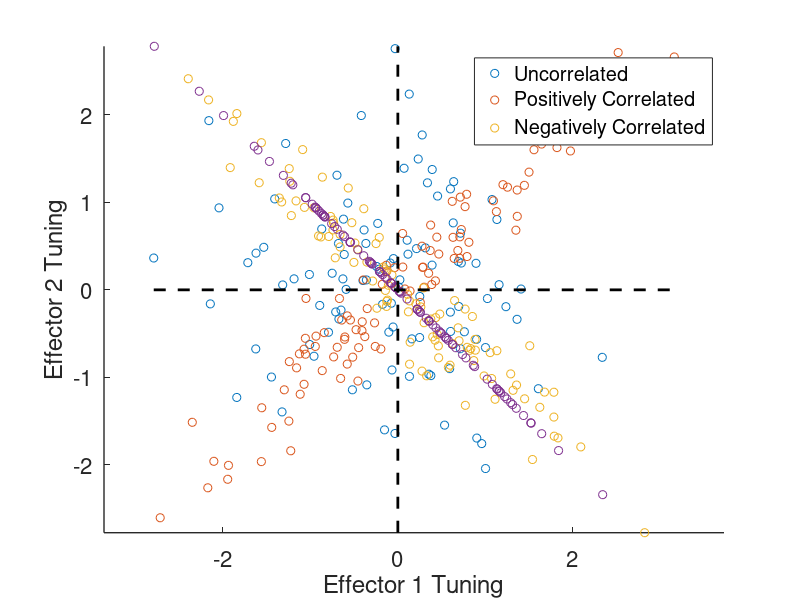

MATLAB code to generate this figure: (Note: this script raises an error after producing the figure.)
%%
%tuning to movement & time
xAxis = linspace(-2,2,200);
tuningProfile = normpdf(xAxis,0,1)';
tuningProfile = tuningProfile - min(tuningProfile);
tuningProfile = [zeros(100,1); tuningProfile; zeros(100,1)];

nCon = 6;
conditionTuning = linspace(-1,1,nCon);

latentFactors = zeros(length(tuningProfile),nCon);
for t=1:nCon
    latentFactors(:,t) = tuningProfile * conditionTuning(t);
end

nCell = 100;
tuningCoef = cell(4,1);
tuningCoef{1} = randn(nCell,2);
tuningCoef{2} = mvnrnd(zeros(1,2),[1 0.95; 0.95 1], nCell);
tuningCoef{3} = mvnrnd(zeros(1,2),[1, -0.95; -0.95, 1], nCell);
tuningCoef{4} = mvnrnd(zeros(1,2),[1, -1; -1, 1], nCell);

figure
hold on
for c=1:length(tuningCoef)
    plot(tuningCoef{c}(:,1), tuningCoef{c}(:,2), 'o');
end
axis tight;
plot(get(gca,'XLim'),[0 0],'--k','LineWidth',2);
plot([0,0],get(gca,'YLim'),'--k','LineWidth',2);
xlabel('Effector 1 Tuning');
ylabel('Effector 2 Tuning');
set(gca,'FontSize',16,'LineWidth',1);
legend({'Uncorrelated','Positively Correlated','Negatively Correlated'});
axis equal;

allLF = [];
factorCodes = [];
eventIdx = [];
nTrials = 30;
currentIdx = 1;

for c=1:nCon
    for t=1:nTrials
        newLF = [tuningProfile, latentFactors(:,c)];

        allLF = [allLF; newLF];
        factorCodes = [factorCodes; c];
        eventIdx = [eventIdx; currentIdx+100];
        currentIdx = currentIdx + length(tuningProfile);
    end
end

neuralActivity = cell(length(tuningCoef),1);
for t=1:length(tuningCoef)
    neuralActivity{t} = allLF * tuningCoef{t}';
    neuralActivity{t} = neuralActivity{t} + 1.0*randn(size(neuralActivity{t}));
end

margGroupings = {{1, [1 2]}, {2}};
margNames = {'Condition-dependent', 'Condition-independent'};
        
opts.margNames = margNames;
opts.margGroupings = margGroupings;
opts.maxDim = [5 5];
opts.CIMode = 'xval';
opts.orthoMode = 'standard_dpca';
opts.useCNoise = true;

opts_m.margNames = margNames;
opts_m.margGroupings = margGroupings;
opts_m.nCompsPerMarg = 3;
opts_m.makePlots = true;
opts_m.nFolds = 10;
opts_m.readoutMode = 'parametric';
opts_m.alignMode = 'rotation';
opts_m.plotCI = true;

dPCA_out = cell(length(tuningCoef),1);
mPCA_out = cell(length(tuningCoef),1);
for t=1:length(tuningCoef)
    smoothActivity = gaussSmooth_fast(neuralActivity{t}, 3.0);
    dPCA_out{t} = apply_dPCA_general( smoothActivity, eventIdx, factorCodes, [-100,300], 0.010, opts);
    mPCA_out{t} = apply_mPCA_general( smoothActivity, eventIdx, factorCodes, [-100,300], 0.010, opts_m);
end

timeAxis = (-100:300)*0.01;
lineArgs = cell(nCon,1);
colors = jet(nCon)*0.8;
for c=1:nCon
    lineArgs{c} = {'Color', colors(c,:), 'LineWidth', 2};
end

[yAxesFinal, allHandles, allYAxes] = general_dPCA_plot( dPCA_out{t}.cval, timeAxis, lineArgs, {'Time','Condition'}, ...
    'sameAxes', [], [], dPCA_out{t}.cval.dimCI, colors );

componentVarPlot( dPCA_out{t}.cval, margNames, 9 );
componentAnglePlot( dPCA_out{t}, 9 );
   
figure; imagesc(dPCA_out{t}.V'*dPCA_out{t}.V);

%%
%tuning to movement & time
xAxis = linspace(-2,2,200);
tuningProfile = normpdf(xAxis,0,1)';
tuningProfile = tuningProfile - min(tuningProfile);
tuningProfile = [zeros(100,1); tuningProfile; zeros(100,1)];

tuningProfile2 = 5*normpdf(xAxis,0,2)';
tuningProfile2 = tuningProfile2 - min(tuningProfile2);
tuningProfile2 = [zeros(100,1); tuningProfile2; zeros(100,1)];

nCon = 2;
nMov = 8;
conditionTuning = linspace(-1,1,nCon);

nCell = 100;
tuningCoef = cell(1,1);
tuningCoef{1} = randn(nCell,1+nMov*3+1);

allLF = [];
factorCodes = [];
eventIdx = [];
nTrials = 30;
currentIdx = 1;

% for latIdx=1:2
%     for movIdx=1:4
%         for t=1:nTrials
%             newLF = zeros(length(tuningProfile),1+nMov*2);
%             newLF(:,1) = tuningProfile;
%             
%             newLF(:,movIdx+(latIdx-1)*nMov+1) = tuningProfile;
%             %if latIdx==1
%             %    latScale = 0.1;
%             %else
%             %    latScale = 1.0;
%             %end
%             %newLF(:,movIdx+1) = tuningProfile2*latScale;
% 
%             allLF = [allLF; newLF];
%             factorCodes = [factorCodes; movIdx, latIdx];
%             eventIdx = [eventIdx; currentIdx+100];
%             currentIdx = currentIdx + length(tuningProfile);
%         end
%     end
% end

for latIdx=1:2
    for movIdx=1:nMov
        for t=1:nTrials
            newLF = zeros(length(tuningProfile),1+nMov*3+1);
            %newLF(:,1) = tuningProfile*0;
            
%             if latIdx==1
%                latScale = 0.5;
%                latDim = -1;
%                newLF(:,1) = tuningProfile*(-0.5);
%             else
%                latScale = 1.0;
%                latDim = 1;
%                newLF(:,end) = tuningProfile*(0.5);
%             end
            
            %newLF(:,end) = tuningProfile*latDim*0.5;
            %newLF(:,movIdx+1) = tuningProfile*latScale;
            
            if latIdx==1
                newLF(:,movIdx+1+nMov*2) = tuningProfile*1.0;
            end
            if latIdx==2
                newLF(:,movIdx+1+nMov) = tuningProfile*0.5;
            end
            
            allLF = [allLF; newLF];
            factorCodes = [factorCodes; movIdx, latIdx];
            eventIdx = [eventIdx; currentIdx+100];
            currentIdx = currentIdx + length(tuningProfile);
        end
    end
end

neuralActivity = cell(length(tuningCoef),1);
for t=1:length(tuningCoef)
    neuralActivity{t} = allLF * tuningCoef{t}';
    neuralActivity{t} = neuralActivity{t} + 1.0*randn(size(neuralActivity{t}));
end

%%
margGroupings = {{1, [1 3], [1 2], [1 2 3]}, {2, [2 3]}, {3}};
margNames = {'Movement','Laterality','Time'};

margGroupings = {{1, [1 3]}, {2, [2 3]}, {[1 2], [1 2 3]}, {3}};
margNames = {'Movement','Laterality','MxL','Time'};
        
opts.margNames = margNames;
opts.margGroupings = margGroupings;
opts.maxDim = [5 5 5 5];
opts.CIMode = 'npne';
opts.orthoMode = 'standard_dpca';
opts.useCNoise = true;

opts_m.margNames = margNames;
opts_m.margGroupings = margGroupings;
opts_m.nCompsPerMarg = 3;
opts_m.makePlots = true;
opts_m.nFolds = 10;
opts_m.readoutMode = 'parametric';
opts_m.alignMode = 'rotation';
opts_m.plotCI = true;

dPCA_out = cell(length(tuningCoef),1);
mPCA_out = cell(length(tuningCoef),1);
for t=1:length(tuningCoef)
    smoothActivity = gaussSmooth_fast(neuralActivity{t}, 3.0);
    dPCA_out{t} = apply_dPCA_general( smoothActivity, eventIdx, factorCodes, [-100,300], 0.010, opts);
    mPCA_out{t} = apply_mPCA_general( smoothActivity, eventIdx, factorCodes, [-100,300], 0.010, opts_m);
end
 
movIdx = find(dPCA_out{t}.whichMarg==1);
movIdx = movIdx(1:end);
movMod = squeeze(mean(dPCA_out{t}.Z(movIdx,:,:,150:250),4));

colors = jet(size(movMod,2))*0.8;

figure('Position',[680   885   302   213]);
hold on
for movCon=1:size(movMod,2)
    plot(movMod(1,movCon,1), movMod(2,movCon,1), 'o','Color',colors(movCon,:),'MarkerFaceColor',colors(movCon,:));
    plot([0,movMod(1,movCon,1)], [0,movMod(2,movCon,1)], '--','Color',colors(movCon,:), 'LineWidth',2);

    plot(movMod(1,movCon,2), movMod(2,movCon,2), 'o','Color',colors(movCon,:),'MarkerFaceColor',colors(movCon,:),'MarkerSize',12);
    plot([0,movMod(1,movCon,2)], [0,movMod(2,movCon,2)], '-','Color',colors(movCon,:), 'LineWidth', 2);
end
axis equal;
set(gca,'LineWidth',2,'FontSize',16);
xlabel('dPC_1 (Movement)');
ylabel('dPC_2 (Movement)');
    
%%
%cross-validation test for tuning to laterality & timing
smoothActivity = gaussSmooth_fast(neuralActivity{t}, 3.0);
dPCA_full = apply_dPCA_general( smoothActivity, eventIdx, factorCodes, [-100,300], 0.010, opts);

Z = dPCA_full.Z;
cvLat = zeros(size(Z,2), size(Z,3), size(Z, 4));

for movIdx=1:nMov
    disp(movIdx);
    
    trainMov = setdiff(1:nMov, movIdx);
    trlIdx = find(ismember(factorCodes(:,1), trainMov));
    
    relabelCodes = factorCodes(trlIdx,:);
    [~,~,relabelCodes(:,1)] = unique(relabelCodes(:,1));
    
    dPCA_x = apply_dPCA_general( smoothActivity, eventIdx(trlIdx), relabelCodes, [-100,300], 0.010, opts);
    close(gcf);
    
    latAx = find(dPCA_x.whichMarg==2);
    tmpFA = squeeze(dPCA_full.featureAverages(:,movIdx,:,:));
    cvProj = dPCA_x.W(:,latAx(1))'*tmpFA(:,:);
    
    sz = size(tmpFA);
    cvProj = reshape(cvProj, sz(2:end));
    cvLat(movIdx,:,:) = cvProj;
end

colors = jet(nMov)*0.8;
ls = {'-','--'};

figure;
hold on;
for l=1:2
    for movIdx=1:nMov
        plot(squeeze(cvLat(movIdx,l,:)),'Color',colors(movIdx,:),'LineStyle',ls{l},'LineWidth',2);
    end
end

%PCA of factor difference vectors
diffVec = squeeze(dPCA_full.featureAverages(:,:,1,:) - dPCA_full.featureAverages(:,:,2,:));
diffVecUnroll = diffVec(:,:);
[COEFF, SCORE, LATENT, TSQUARED, EXPLAINED, MU] = pca(diffVecUnroll');

colors = jet(nMov)*0.8;
figure
hold on;
for movIdx=1:nMov
    tmp = COEFF(:,1)'*squeeze(diffVec(:,movIdx,:));
    plot(tmp,'LineWidth',2,'Color',colors(movIdx,:));
end

%%
opts.margNames = {'CI','CD'};
opts.margGroupings = {{1, [1 2]}, {2}};
opts.maxDim = [5 5];
opts.CIMode = 'npne';
opts.orthoMode = 'standard_dpca';
opts.useCNoise = true;
smoothActivity = gaussSmooth_fast(neuralActivity{t}, 3.0);

cWindow = 150:250;
dPCA_out = apply_dPCA_general( smoothActivity, eventIdx, factorCodes(:,1)+(factorCodes(:,2)-1)*nMov, [-100,300], 0.010, opts);
fa = dPCA_out.featureAverages;
[ simMatrix, fVectors_subtract, fVectors_raw ] = plotCorrMat( fa, cWindow, {'M1_1','M2_1','M3_1','M4_1','M1_2','M2_2','M3_2','M4_2'} );
[ simMatrix, fVectors_subtract, fVectors_raw ] = plotCorrMat( fa, cWindow, {'M1_1','M2_1','M3_1','M4_1','M1_2','M2_2','M3_2','M4_2'},{1:4,5:8} );

%%
timeAxis = (-100:300)*0.01;
lineArgs = cell(nCon,1);
colors = jet(nCon)*0.8;
for c=1:nCon
    lineArgs{c} = {'Color', colors(c,:), 'LineWidth', 2};
end

[yAxesFinal, allHandles, allYAxes] = general_dPCA_plot( dPCA_out{t}.cval, timeAxis, lineArgs, {'Time','Condition'}, ...
    'sameAxes', [], [], dPCA_out{t}.cval.dimCI, colors );

componentVarPlot( dPCA_out{t}.cval, margNames, 9 );
componentAnglePlot( dPCA_out{t}, 9 );
   
figure; imagesc(dPCA_out{t}.V'*dPCA_out{t}.V);

M_shared*u_shared*latScale + M_separate*u_separate*latScale + M_lat*u_lat + M_time*u_time




%%
opts_m.margNames = {'Target','Click','TxC','Time'};
opts_m.margGroupings = {{1, [1 3]}, {2, [2 3]}, {[1 2], [1 2 3]}, {3}};
opts_m.nCompsPerMarg = 5;
opts_m.makePlots = true;
opts_m.nFolds = 10;
mPCA_out = apply_mPCA_general( neuralActivity, eventIdx, factorCodes, [-100,300], 0.010, opts_m);